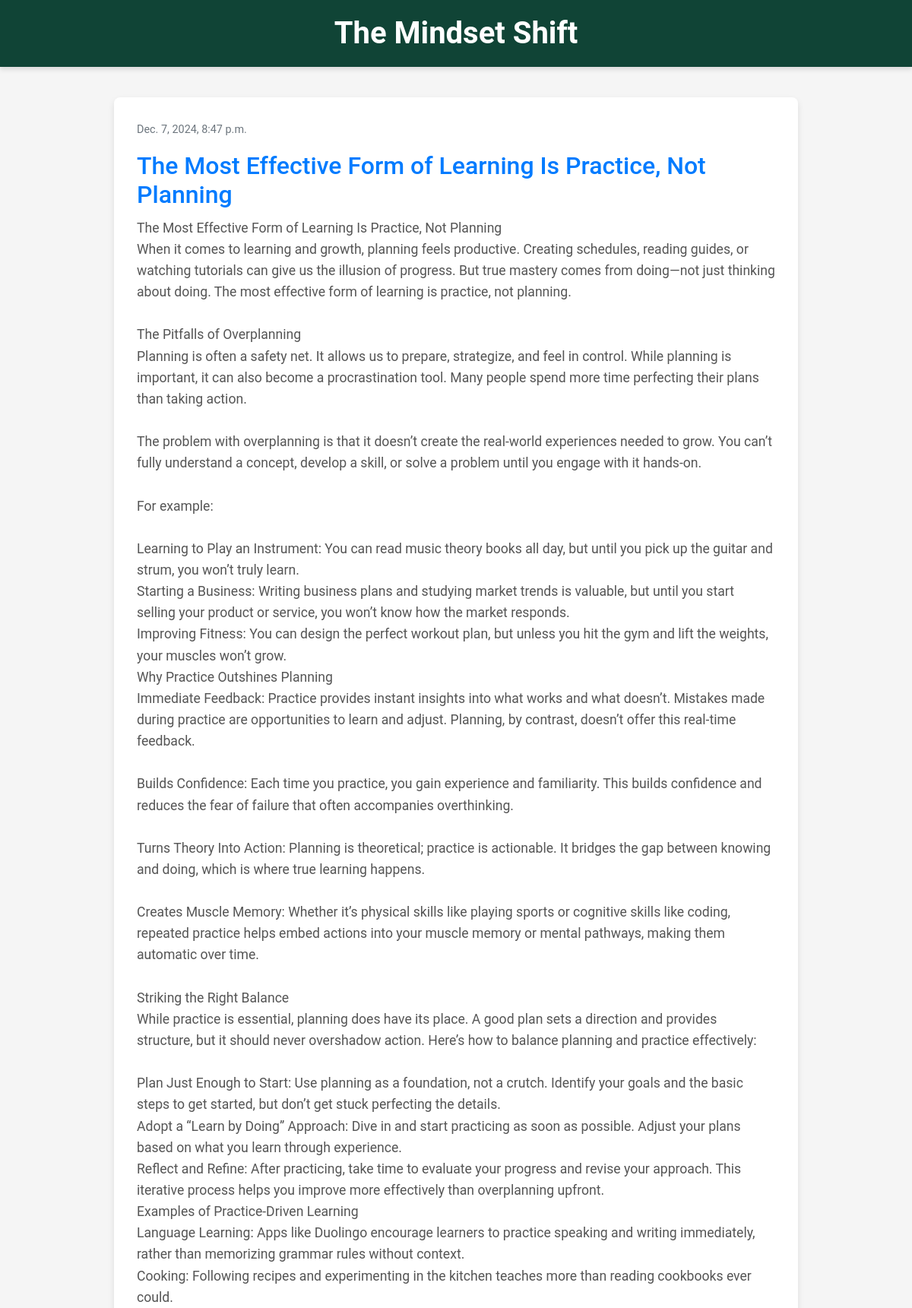
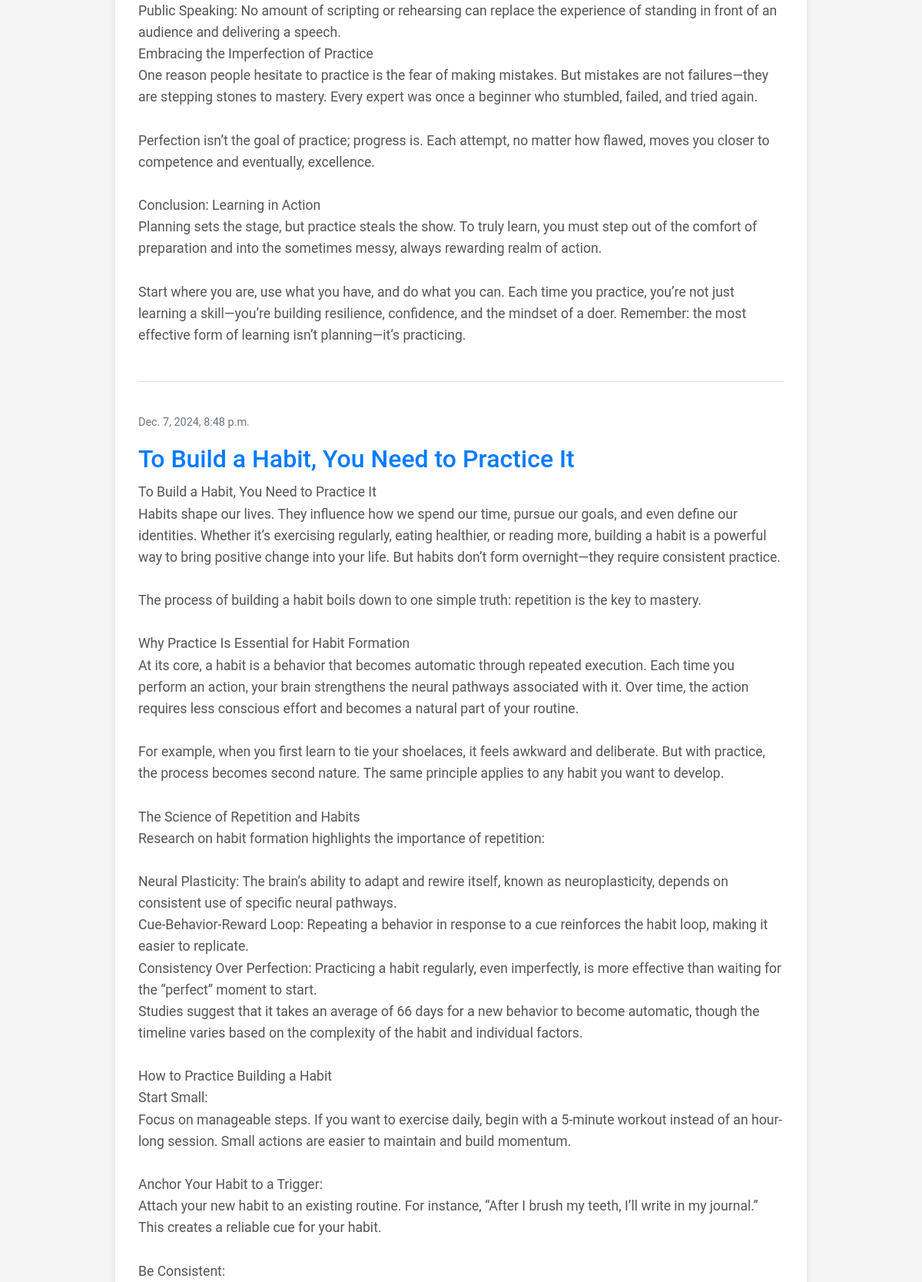
The page / (upper part) on the database its author committed (2 pictures, top to bottom).
### blog/models.py (models this page shows, shortened)
class Post(models.Model):
    author = models.ForeignKey(settings.AUTH_USER_MODEL, on_delete=models.CASCADE)
    title = models.CharField(max_length=200)
    text = models.TextField()
    created_date = models.DateTimeField(default=timezone.now)
    published_date = models.DateTimeField(blank=True, null=True)
    image = models.ImageField(upload_to='posts/images/', null=True, blank=True)  # Image field added

### blog/views.py (the view)
# urls.py: path('', views.post_list, name='post_list'),
def post_list(request):
    posts = Post.objects.filter(published_date__lte=timezone.now()).order_by('published_date')
    return render(request, 'blog/post_list.html', {'posts': posts})

### blog/templates/blog/post_list.html
{% extends 'blog/base.html' %}
{% block content %}
    {% for post in posts %}
        <article class="post">
            <time class="date">
                {{ post.published_date }}
            </time>
            <h2><a href="{% url 'post_detail' pk=post.pk %}">{{ post.title }}</a></h2>
            <p>{{ post.text|linebreaksbr }}</p>
        </article>
    {% endfor %}
{% endblock %}

### blog/static/css/blog.css (style rules this page uses)
body { font-family: 'Roboto', sans-serif; color: #333; background-color: #f5f5f5; margin: 0; padding: 0; line-height: 1.8; }
a { color: #007bff; text-decoration: none; transition: color 0.3s ease; }
.post { margin-bottom: 40px; padding-bottom: 30px; border-bottom: 1px solid #dddddd; }
.post h2 { font-size: 2rem; color: #007bff; margin-bottom: 10px; }
.post h2 a { color: #007bff; }
.post .date { font-size: 0.9rem; color: #6c757d; margin-bottom: 15px; display: block; }
.post p { font-size: 1.1rem; color: #555555; line-height: 1.6; }

### rows shown on the page
Post: published_date "Dec. 7, 2024, 8:47 p.m.", title "The Most Effective Form of Learning Is Practice, Not Planning", text "The Most Effective Form of Learning Is Practice, Not Planning When it comes to learning and growth, planning feels productive. Creating schedules, reading guides, or watching tutorials can give us the illusion of progress. But true mastery comes from doing—not just thinking about doing. The most effective form of learning is practice, not planning. The Pitfalls of Overplanning Planning is often a safety net. It allows us to prepare, strategize, and feel in control. While planning is important, it can also become a procrastination tool. Many people spend more time perfecting their plans than taking action. The problem with overplanning is that it doesn’t create the real-world experiences…"
Post: published_date "Dec. 7, 2024, 8:48 p.m.", title "To Build a Habit, You Need to Practice It", text "To Build a Habit, You Need to Practice It Habits shape our lives. They influence how we spend our time, pursue our goals, and even define our identities. Whether it’s exercising regularly, eating healthier, or reading more, building a habit is a powerful way to bring positive change into your life. But habits don’t form overnight—they require consistent practice. The process of building a habit boils down to one simple truth: repetition is the key to mastery. Why Practice Is Essential for Habit Formation At its core, a habit is a behavior that becomes automatic through repeated execution. Each time you perform an action, your brain strengthens the neural pathways associated with it. Over…"
